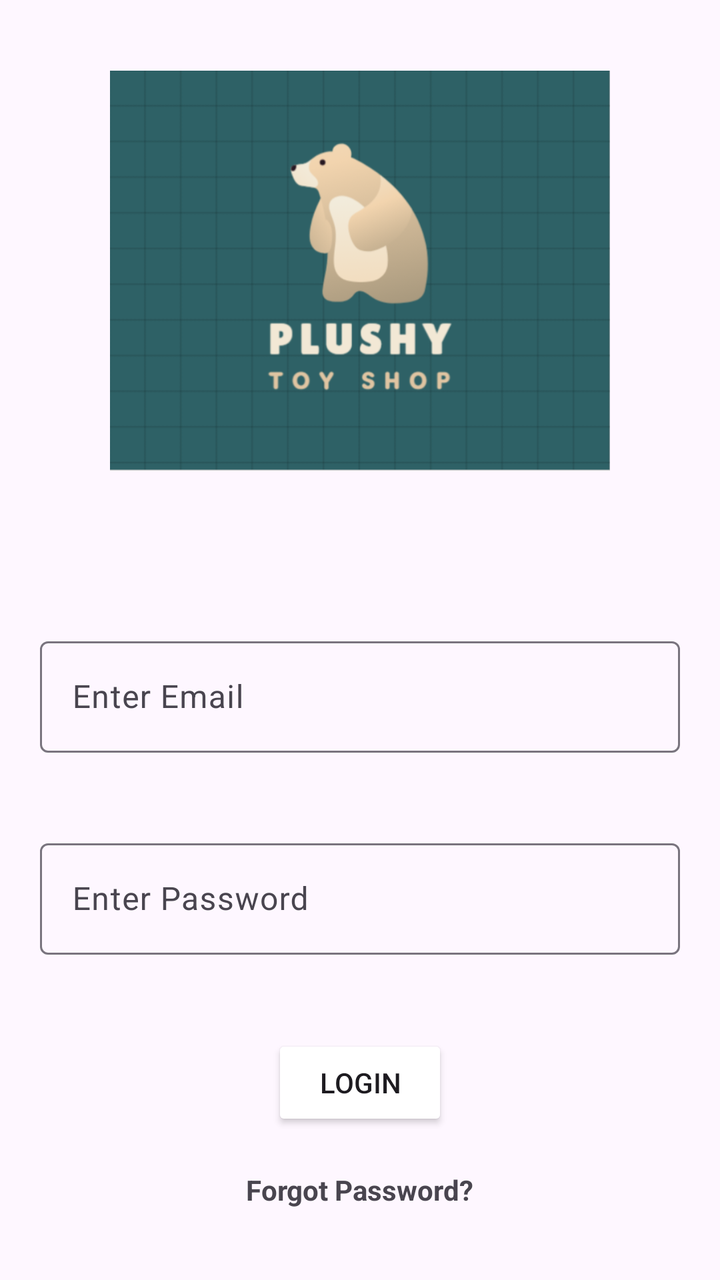
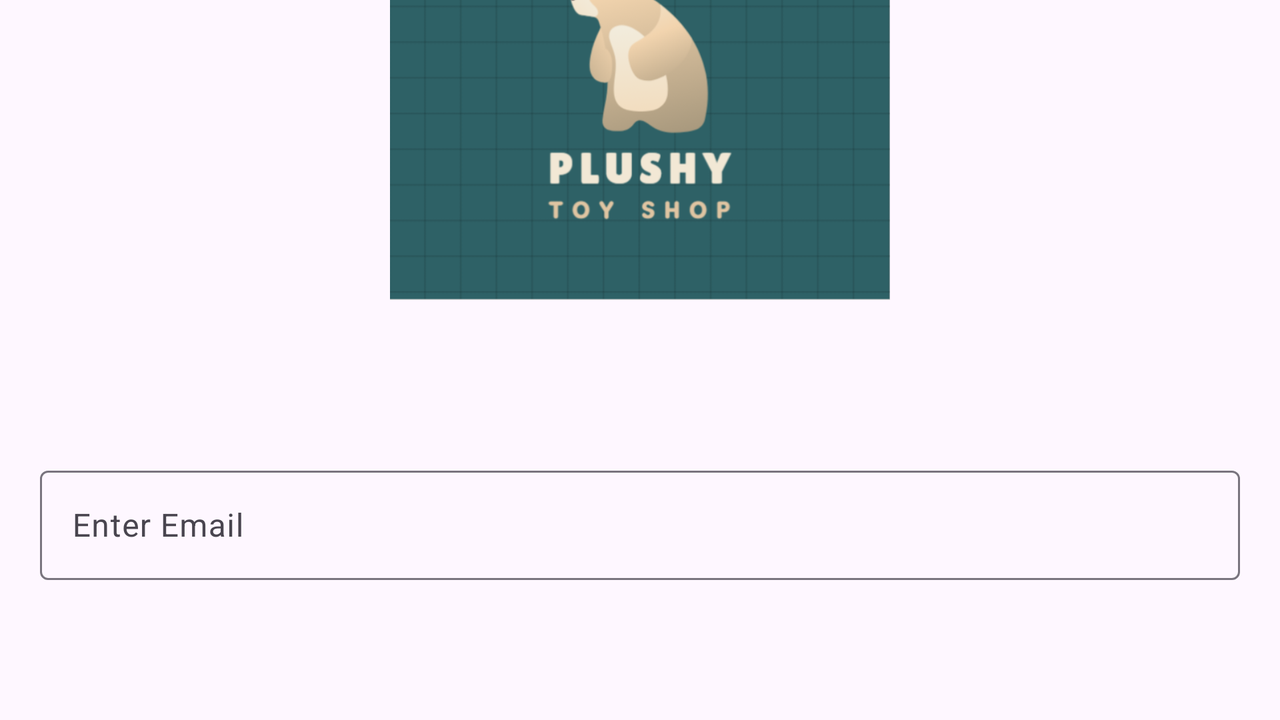

An Android layout and its configuration variant, each rendered on a device that would load it. The default file and the variant file are quoted in full after the pictures.
<!-- AndroidManifest.xml: application theme Theme.FirebaseGroupApp9 -->
<!-- res/layout/activity_login.xml -->
<?xml version="1.0" encoding="utf-8"?>
<LinearLayout xmlns:android="http://schemas.android.com/apk/res/android"
    xmlns:tools="http://schemas.android.com/tools"
    android:layout_width="match_parent"
    android:layout_height="match_parent"
    android:gravity="center"
    android:orientation="vertical"
    tools:context=".LoginActivity">


    <ImageView
        android:id="@+id/logo"
        android:layout_width="250dp"
        android:layout_height="200dp"
        android:layout_marginBottom="60dp"
        android:contentDescription="Plushy Logo"
        android:src="@drawable/logo" />

    <com.google.android.material.textfield.TextInputLayout
        android:layout_width="match_parent"
        android:layout_height="wrap_content"
        android:layout_margin="20dp">

        <com.google.android.material.textfield.TextInputEditText
            android:id="@+id/txtEmail"
            android:layout_width="match_parent"
            android:layout_height="wrap_content"
            android:hint="Enter Email" />
    </com.google.android.material.textfield.TextInputLayout>

    <com.google.android.material.textfield.TextInputLayout
        android:layout_width="match_parent"
        android:layout_height="wrap_content"
        android:layout_margin="20dp">

        <com.google.android.material.textfield.TextInputEditText
            android:id="@+id/txtPassword"
            android:layout_width="match_parent"
            android:layout_height="wrap_content"
            android:hint="Enter Password"
            android:inputType="textPassword" />

    </com.google.android.material.textfield.TextInputLayout>

    <Button
        android:id="@+id/btnLogin"
        android:layout_width="wrap_content"
        android:layout_height="wrap_content"
        android:layout_marginTop="20dp"
        android:backgroundTint="@color/teal"
        android:text="Login" />

    <TextView
        android:id="@+id/forgot_password"
        android:layout_width="wrap_content"
        android:layout_height="wrap_content"
        android:layout_marginTop="20dp"
        android:clickable="true"
        android:text="Forgot Password?"
        android:textSize="14sp"
        android:textStyle="bold" />
</LinearLayout>
<!-- resources referenced by this layout -->
<resources>
  <!-- drawable logo: png bitmap (drawable, 47763 bytes) -->
  <!-- from res/values-v23/ -->
  <style name="Theme.FirebaseGroupApp9" parent="Base.Theme.FirebaseGroupApp9">
          
          <item name="android:navigationBarColor">@android:color/transparent</item>
          <item name="android:statusBarColor">@android:color/transparent</item>
          <item name="android:windowLightStatusBar">?attr/isLightTheme</item>
      </style>
  <style name="Base.Theme.FirebaseGroupApp9" parent="Theme.Material3.Light.NoActionBar">
          
          
      </style>
</resources>
<!-- res/layout-land/activity_login.xml (the author's variant of the layout above) -->
<!-- drawn on the phone turned sideways -->
<?xml version="1.0" encoding="utf-8"?>
<LinearLayout xmlns:android="http://schemas.android.com/apk/res/android"
    xmlns:tools="http://schemas.android.com/tools"
    android:layout_width="match_parent"
    android:layout_height="match_parent"
    android:gravity="center"
    android:orientation="vertical"
    tools:context=".LoginActivity">


    <ImageView
        android:id="@+id/logo"
        android:layout_width="250dp"
        android:layout_height="200dp"
        android:layout_marginBottom="60dp"
        android:contentDescription="Plushy Logo"
        android:src="@drawable/logo" />

    <com.google.android.material.textfield.TextInputLayout
        android:layout_width="match_parent"
        android:layout_height="wrap_content"
        android:layout_margin="20dp">

        <com.google.android.material.textfield.TextInputEditText
            android:id="@+id/txtEmail"
            android:layout_width="match_parent"
            android:layout_height="wrap_content"
            android:hint="Enter Email" />
    </com.google.android.material.textfield.TextInputLayout>

    <com.google.android.material.textfield.TextInputLayout
        android:layout_width="match_parent"
        android:layout_height="wrap_content"
        android:layout_margin="20dp">

        <com.google.android.material.textfield.TextInputEditText
            android:id="@+id/txtPassword"
            android:layout_width="match_parent"
            android:layout_height="wrap_content"
            android:hint="Enter Password"
            android:inputType="textPassword" />

    </com.google.android.material.textfield.TextInputLayout>

    <Button
        android:id="@+id/btnLogin"
        android:layout_width="wrap_content"
        android:layout_height="wrap_content"
        android:layout_marginTop="20dp"
        android:backgroundTint="@color/teal"
        android:text="Login" />

    <TextView
        android:id="@+id/txtRegister"
        android:layout_width="wrap_content"
        android:layout_height="wrap_content"
        android:layout_marginTop="20dp"
        android:clickable="true"
        android:text="Register"
        android:textSize="14sp"
        android:textStyle="bold" />

    <TextView
        android:id="@+id/txtForgotPassword"
        android:layout_width="wrap_content"
        android:layout_height="wrap_content"
        android:layout_marginTop="20dp"
        android:clickable="true"
        android:text="Forgot Password?"
        android:textSize="14sp"
        android:textStyle="bold" />
</LinearLayout>
